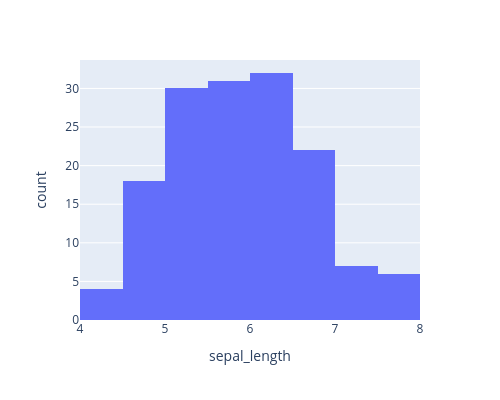

Notebook cell for this chart:
### Code cell
# Histograms
fig = px.histogram(df, x="sepal_length", 
                 width=500, height=400)
fig.show()

### Figure 1 — Plotly figure (JSON) as saved in the notebook; plotly's stock layout.template omitted (floating-point values rounded to 4 significant figures; data arrays with more than 128 entries replaced by an {"elided": "..."} marker saying what was removed)
{"data": [{"bingroup": "x", "hovertemplate": "sepal_length=%{x}<br>count=%{y}<extra></extra>", "legendgroup": "", "marker": {"color": "#636efa", "pattern": {"shape": ""}}, "name": "", "orientation": "v", "showlegend": false, "type": "histogram", "x": {"elided": "150 float values"}, "xaxis": "x", "yaxis": "y"}], "layout": {"barmode": "relative", "height": 400, "legend": {"tracegroupgap": 0}, "margin": {"t": 60}, "width": 500, "xaxis": {"anchor": "y", "domain": [0, 1], "title": {"text": "sepal_length"}}, "yaxis": {"anchor": "x", "domain": [0, 1], "title": {"text": "count"}}}}
